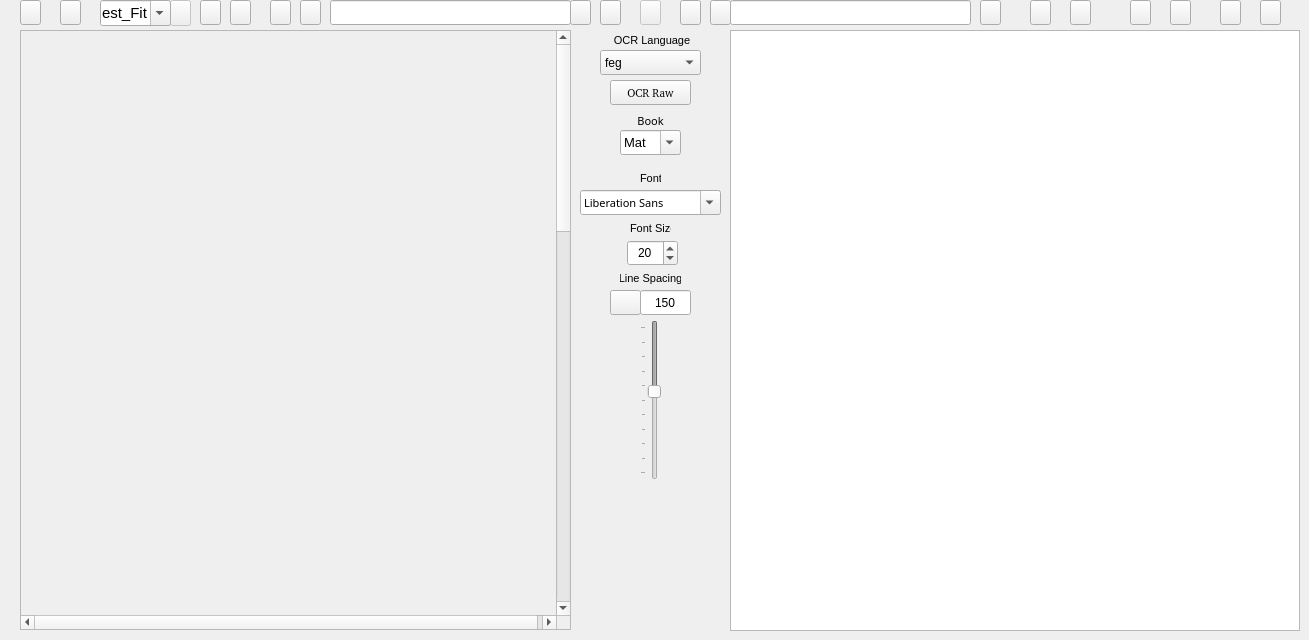
  <widget class="QWidget" name="centralwidget">
   <widget class="QScrollArea" name="ImagescrollArea">
    <property name="geometry">
     <rect>
      <x>20</x>
      <y>30</y>
      <width>551</width>
      <height>600</height>
     </rect>
    </property>
    <property name="sizePolicy">
     <sizepolicy hsizetype="Preferred" vsizetype="Preferred">
      <horstretch>0</horstretch>
      <verstretch>0</verstretch>
     </sizepolicy>
    </property>
    <property name="minimumSize">
     <size>
      <width>501</width>
      <height>600</height>
     </size>
    </property>
    <property name="widgetResizable">
     <bool>true</bool>
    </property>
    <property name="alignment">
     <set>Qt::AlignLeading|Qt::AlignLeft|Qt::AlignTop</set>
    </property>
    <widget class="QWidget" name="ImagescrollAreaWidgetContents">
     <property name="geometry">
      <rect>
       <x>0</x>
       <y>0</y>
       <width>540</width>
       <height>1740</height>
      </rect>
     </property>
     <property name="sizePolicy">
      <sizepolicy hsizetype="Expanding" vsizetype="Expanding">
       <horstretch>0</horstretch>
       <verstretch>0</verstretch>
      </sizepolicy>
     </property>
     <property name="minimumSize">
      <size>
       <width>540</width>
       <height>1740</height>
      </size>
     </property>
     <property name="sizeIncrement">
      <size>
       <width>0</width>
       <height>0</height>
      </size>
     </property>
     <property name="baseSize">
      <size>
       <width>520</width>
       <height>700</height>
      </size>
     </property>
     <widget class="QLabel" name="Image">
      <property name="geometry">
       <rect>
        <x>0</x>
        <y>0</y>
        <width>540</width>
        <height>1743</height>
       </rect>
      </property>
      <property name="sizePolicy">
       <sizepolicy hsizetype="Expanding" vsizetype="Expanding">
        <horstretch>0</horstretch>
        <verstretch>0</verstretch>
       </sizepolicy>
      </property>
      <property name="minimumSize">
       <size>
        <width>540</width>
        <height>1740</height>
       </size>
      </property>
      <property name="baseSize">
       <size>
        <width>520</width>
        <height>700</height>
       </size>
      </property>
      <property name="text">
       <string/>
      </property>
      <property name="pixmap">
       <pixmap>../../../../../../../../../../../../../../../../../../.designer/Images/Greek/jpg_desk_greek/greek_book_40_Matthew/greek1516_Page_012.jpg</pixmap>
      </property>
     </widget>
    </widget>
   </widget>
   <widget class="QPushButton" name="OpenImageFilebutton">
    <property name="geometry">
     <rect>
      <x>20</x>
      <y>0</y>
      <width>21</width>
      <height>25</height>
     </rect>
    </property>
    <property name="font">
     <font>
      <family>FROMVS [MAXR]</family>
      <pointsize>8</pointsize>
     </font>
    </property>
    <property name="toolTip">
     <string>Open current image</string>
    </property>
    <property name="text">
     <string/>
    </property>
    <property name="icon">
     <iconset resource="../UI_Icons.qrc">
      <normaloff>:/Icons/Icons/folder-open-image.png</normaloff>:/Icons/Icons/folder-open-image.png</iconset>
    </property>
   </widget>
   <widget class="QLineEdit" name="ImageLe">
    <property name="geometry">
     <rect>
      <x>330</x>
      <y>0</y>
      <width>241</width>
      <height>25</height>
     </rect>
    </property>
    <property name="toolTip">
     <string>Current image name</string>
    </property>
   </widget>
   <widget class="QPushButton" name="OCRbutton">
    <property name="geometry">
     <rect>
      <x>610</x>
      <y>80</y>
      <width>81</width>
      <height>25</height>
     </rect>
    </property>
    <property name="font">
     <font>
      <family>FROMVS [MAXR]</family>
      <pointsize>8</pointsize>
     </font>
    </property>
    <property name="toolTip">
     <string>OCR current image</string>
    </property>
    <property name="text">
     <string>OCR Raw</string>
    </property>
    <property name="icon">
     <iconset resource="../UI_Icons.qrc">
      <normaloff>:/Icons/Icons/ocr3.png</normaloff>:/Icons/Icons/ocr3.png</iconset>
    </property>
   </widget>
   <widget class="QPushButton" name="LHDialogtbutton">
    <property name="enabled">
     <bool>true</bool>
    </property>
    <property name="geometry">
     <rect>
      <x>610</x>
      <y>290</y>
      <width>31</width>
      <height>25</height>
     </rect>
    </property>
    <property name="font">
     <font>
      <family>FROMVS [MAXR]</family>
      <pointsize>8</pointsize>
     </font>
    </property>
    <property name="toolTip">
     <string>Enable line spacing slider</string>
    </property>
    <property name="text">
     <string/>
    </property>
    <property name="icon">
     <iconset resource="../UI_Icons.qrc">
      <normaloff>:/Icons/Icons/edit-line-spacing.png</normaloff>:/Icons/Icons/edit-line-spacing.png</iconset>
    </property>
   </widget>
   <widget class="QLineEdit" name="TextLE">
    <property name="geometry">
     <rect>
      <x>730</x>
      <y>0</y>
      <width>241</width>
      <height>25</height>
     </rect>
    </property>
    <property name="toolTip">
     <string>Current text file name</string>
    </property>
   </widget>
   <widget class="QPushButton" name="EditCorrectedTextbutton">
    <property name="geometry">
     <rect>
      <x>980</x>
      <y>0</y>
      <width>21</width>
      <height>25</height>
     </rect>
    </property>
    <property name="font">
     <font>
      <family>FROMVS [MAXR]</family>
      <pointsize>8</pointsize>
     </font>
    </property>
    <property name="toolTip">
     <string>Open current text(.txt,.csv) file</string>
    </property>
    <property name="text">
     <string/>
    </property>
    <property name="icon">
     <iconset resource="../UI_Icons.qrc">
      <normaloff>:/Icons/Icons/folder-open-document-text.png</normaloff>:/Icons/Icons/folder-open-document-text.png</iconset>
    </property>
   </widget>
   <widget class="QPushButton" name="SaveAsOCRCorrTextbutton">
    <property name="geometry">
     <rect>
      <x>1220</x>
      <y>0</y>
      <width>21</width>
      <height>25</height>
     </rect>
    </property>
    <property name="font">
     <font>
      <family>FROMVS [MAXR]</family>
      <pointsize>8</pointsize>
     </font>
    </property>
    <property name="toolTip">
     <string>Save current text file as...</string>
    </property>
    <property name="text">
     <string/>
    </property>
    <property name="icon">
     <iconset resource="../UI_Icons.qrc">
      <normaloff>:/Icons/Icons/disk-rename.png</normaloff>:/Icons/Icons/disk-rename.png</iconset>
    </property>
   </widget>
   <widget class="QPushButton" name="SaveOCRCorrTextbutton">
    <property name="geometry">
     <rect>
      <x>1260</x>
      <y>0</y>
      <width>21</width>
      <height>25</height>
     </rect>
    </property>
    <property name="font">
     <font>
      <family>FROMVS [MAXR]</family>
      <pointsize>8</pointsize>
     </font>
    </property>
    <property name="toolTip">
     <string>Overwrite current text file</string>
    </property>
    <property name="text">
     <string/>
    </property>
    <property name="icon">
     <iconset resource="../UI_Icons.qrc">
      <normaloff>:/Icons/Icons/disk.png</normaloff>:/Icons/Icons/disk.png</iconset>
    </property>
   </widget>
   <widget class="QTextEdit" name="OCRText">
    <property name="geometry">
     <rect>
      <x>730</x>
      <y>30</y>
      <width>570</width>
      <height>601</height>
     </rect>
    </property>
    <property name="minimumSize">
     <size>
      <width>540</width>
      <height>600</height>
     </size>
    </property>
    <property name="font">
     <font>
      <pointsize>8</pointsize>
     </font>
    </property>
   </widget>
   <widget class="QLineEdit" name="LHlineEdit">
    <property name="geometry">
     <rect>
      <x>640</x>
      <y>290</y>
      <width>51</width>
      <height>25</height>
     </rect>
    </property>
    <property name="toolTip">
     <string>Current text line spacing</string>
    </property>
    <property name="text">
     <string>150</string>
    </property>
    <property name="maxLength">
     <number>32767</number>
    </property>
    <property name="alignment">
     <set>Qt::AlignCenter</set>
    </property>
    <property name="placeholderText">
     <string>150</string>
    </property>
    <property name="clearButtonEnabled">
     <bool>false</bool>
    </property>
   </widget>
   <widget class="QSlider" name="LHslider">
    <property name="enabled">
     <bool>false</bool>
    </property>
    <property name="geometry">
     <rect>
      <x>640</x>
      <y>320</y>
      <width>21</width>
      <height>160</height>
     </rect>
    </property>
    <property name="toolTip">
     <string>Set current text line spacing</string>
    </property>
    <property name="minimum">
     <number>100</number>
    </property>
    <property name="maximum">
     <number>200</number>
    </property>
    <property name="singleStep">
     <number>2</number>
    </property>
    <property name="pageStep">
     <number>10</number>
    </property>
    <property name="value">
     <number>144</number>
    </property>
    <property name="sliderPosition">
     <number>144</number>
    </property>
    <property name="orientation">
     <enum>Qt::Vertical</enum>
    </property>
    <property name="invertedAppearance">
     <bool>true</bool>
    </property>
    <property name="tickPosition">
     <enum>QSlider::TicksAbove</enum>
    </property>
   </widget>
   <widget class="QLabel" name="LHlabel">
    <property name="geometry">
     <rect>
      <x>620</x>
      <y>270</y>
      <width>61</width>
      <height>17</height>
     </rect>
    </property>
    <property name="font">
     <font>
      <pointsize>8</pointsize>
     </font>
    </property>
    <property name="text">
     <string>Line Spacing</string>
    </property>
    <property name="alignment">
     <set>Qt::AlignCenter</set>
    </property>
   </widget>
   <widget class="QPushButton" name="Cropbutton">
    <property name="geometry">
     <rect>
      <x>200</x>
      <y>0</y>
      <width>21</width>
      <height>25</height>
     </rect>
    </property>
    <property name="font">
     <font>
      <pointsize>8</pointsize>
     </font>
    </property>
    <property name="toolTip">
     <string>Crop current image</string>
    </property>
    <property name="text">
     <string/>
    </property>
    <property name="icon">
     <iconset resource="../UI_Icons.qrc">
      <normaloff>:/Icons/Icons/image-crop.png</normaloff>:/Icons/Icons/image-crop.png</iconset>
    </property>
   </widget>
   <widget class="QPushButton" name="Zoombutton">
    <property name="enabled">
     <bool>false</bool>
    </property>
    <property name="geometry">
     <rect>
      <x>170</x>
      <y>0</y>
      <width>21</width>
      <height>26</height>
     </rect>
    </property>
    <property name="font">
     <font>
      <pointsize>8</pointsize>
     </font>
    </property>
    <property name="toolTip">
     <string>Zoom decorator</string>
    </property>
    <property name="text">
     <string/>
    </property>
    <property name="icon">
     <iconset resource="../UI_Icons.qrc">
      <normaloff>:/Icons/Icons/document-resize.png</normaloff>:/Icons/Icons/document-resize.png</iconset>
    </property>
   </widget>
   <widget class="QComboBox" name="ZoomComboBox">
    <property name="geometry">
     <rect>
      <x>100</x>
      <y>0</y>
      <width>71</width>
      <height>26</height>
     </rect>
    </property>
    <property name="sizePolicy">
     <sizepolicy hsizetype="Preferred" vsizetype="Preferred">
      <horstretch>0</horstretch>
      <verstretch>0</verstretch>
     </sizepolicy>
    </property>
    <property name="font">
     <font>
      <pointsize>11</pointsize>
     </font>
    </property>
    <property name="toolTip">
     <string>Select current image zoom</string>
    </property>
    <property name="inputMethodHints">
     <set>Qt::ImhNone</set>
    </property>
    <property name="editable">
     <bool>true</bool>
    </property>
    <property name="currentText">
     <string>Best_Fit</string>
    </property>
    <property name="insertPolicy">
     <enum>QComboBox::NoInsert</enum>
    </property>
    <item>
     <property name="text">
      <string>Best_Fit</string>
     </property>
    </item>
    <item>
     <property name="text">
      <string>10 %</string>
     </property>
    </item>
    <item>
     <property name="text">
      <string>25 %</string>
     </property>
    </item>
    <item>
     <property name="text">
      <string>50 %</string>
     </property>
    </item>
    <item>
     <property name="text">
      <string>100 %</string>
     </property>
    </item>
    <item>
     <property name="text">
      <string>200 %</string>
     </property>
    </item>
   </widget>
   <widget class="QFontComboBox" name="fontComboBox">
    <property name="geometry">
     <rect>
      <x>580</x>
      <y>190</y>
      <width>141</width>
      <height>25</height>
     </rect>
    </property>
    <property name="font">
     <font>
      <family>FROMVS</family>
      <pointsize>8</pointsize>
      <weight>50</weight>
      <italic>false</italic>
      <bold>false</bold>
     </font>
    </property>
    <property name="toolTip">
     <string>Select font</string>
    </property>
   </widget>
   <widget class="QSpinBox" name="fontSizeBox">
    <property name="geometry">
     <rect>
      <x>627</x>
      <y>240</y>
      <width>51</width>
      <height>26</height>
     </rect>
    </property>
    <property name="toolTip">
     <string>Select font size</string>
    </property>
    <property name="alignment">
     <set>Qt::AlignCenter</set>
    </property>
    <property name="minimum">
     <number>6</number>
    </property>
    <property name="maximum">
     <number>30</number>
    </property>
    <property name="value">
     <number>20</number>
    </property>
   </widget>
   <widget class="QLabel" name="fontSizelabel">
    <property name="geometry">
     <rect>
      <x>630</x>
      <y>220</y>
      <width>41</width>
      <height>17</height>
     </rect>
    </property>
    <property name="font">
     <font>
      <pointsize>8</pointsize>
     </font>
    </property>
    <property name="text">
     <string>Font Size</string>
    </property>
   </widget>
   <widget class="QComboBox" name="langComboBox">
    <property name="geometry">
     <rect>
      <x>600</x>
      <y>50</y>
      <width>101</width>
      <height>25</height>
     </rect>
    </property>
    <property name="toolTip">
     <string>Select OCR language model</string>
    </property>
    <property name="locale">
     <locale language="English" country="UnitedStates"/>
    </property>
    <property name="editable">
     <bool>false</bool>
    </property>
    <item>
     <property name="text">
      <string>feg</string>
     </property>
    </item>
    <item>
     <property name="text">
      <string>Ancient Greek</string>
     </property>
    </item>
    <item>
     <property name="text">
      <string>Modern Greek</string>
     </property>
    </item>
    <item>
     <property name="text">
      <string>feh</string>
     </property>
    </item>
    <item>
     <property name="text">
      <string>Hebrew</string>
     </property>
    </item>
    <item>
     <property name="text">
      <string>fel</string>
     </property>
    </item>
    <item>
     <property name="text">
      <string>Latin</string>
     </property>
    </item>
   </widget>
   <widget class="QLabel" name="langlabel">
    <property name="geometry">
     <rect>
      <x>610</x>
      <y>30</y>
      <width>81</width>
      <height>20</height>
     </rect>
    </property>
    <property name="font">
     <font>
      <pointsize>8</pointsize>
     </font>
    </property>
    <property name="text">
     <string> OCR Language</string>
    </property>
    <property name="alignment">
     <set>Qt::AlignCenter</set>
    </property>
   </widget>
   <widget class="QLabel" name="fontlabel">
    <property name="geometry">
     <rect>
      <x>640</x>
      <y>170</y>
      <width>21</width>
      <height>17</height>
     </rect>
    </property>
    <property name="font">
     <font>
      <pointsize>8</pointsize>
     </font>
    </property>
    <property name="text">
     <string>Font</string>
    </property>
   </widget>
   <widget class="QPushButton" name="Writerbutton">
    <property name="geometry">
     <rect>
      <x>1030</x>
      <y>0</y>
      <width>21</width>
      <height>25</height>
     </rect>
    </property>
    <property name="toolTip">
     <string>Edit current text(.txt) file with OpenOffice Writer</string>
    </property>
    <property name="text">
     <string/>
    </property>
    <property name="icon">
     <iconset resource="../UI_Icons.qrc">
      <normaloff>:/Icons/Icons/libreoffice-writer.png</normaloff>:/Icons/Icons/libreoffice-writer.png</iconset>
    </property>
   </widget>
   <widget class="QPushButton" name="Calcbutton">
    <property name="geometry">
     <rect>
      <x>1070</x>
      <y>0</y>
      <width>21</width>
      <height>25</height>
     </rect>
    </property>
    <property name="toolTip">
     <string>Edit current text(.csv) file with OpenOffice Calc</string>
    </property>
    <property name="text">
     <string/>
    </property>
    <property name="icon">
     <iconset resource="../UI_Icons.qrc">
      <normaloff>:/Icons/Icons/libreoffice-calc.png</normaloff>:/Icons/Icons/libreoffice-calc.png</iconset>
    </property>
   </widget>
   <widget class="QPushButton" name="reloadTextbutton">
    <property name="geometry">
     <rect>
      <x>710</x>
      <y>0</y>
      <width>21</width>
      <height>25</height>
     </rect>
    </property>
    <property name="toolTip">
     <string>Reload current text</string>
    </property>
    <property name="text">
     <string/>
    </property>
    <property name="icon">
     <iconset resource="../UI_Icons.qrc">
      <normaloff>:/Icons/Icons/reload.png</normaloff>:/Icons/Icons/reload.png</iconset>
    </property>
   </widget>
   <widget class="QPushButton" name="reloadImagebutton">
    <property name="geometry">
     <rect>
      <x>570</x>
      <y>0</y>
      <width>21</width>
      <height>25</height>
     </rect>
    </property>
    <property name="toolTip">
     <string>Reload current image</string>
    </property>
    <property name="text">
     <string/>
    </property>
    <property name="icon">
     <iconset resource="../UI_Icons.qrc">
      <normaloff>:/Icons/Icons/reload.png</normaloff>:/Icons/Icons/reload.png</iconset>
    </property>
   </widget>
   <widget class="QPushButton" name="Gimpbutton">
    <property name="geometry">
     <rect>
      <x>60</x>
      <y>0</y>
      <width>21</width>
      <height>25</height>
     </rect>
    </property>
    <property name="toolTip">
     <string>Edit images with Gimp</string>
    </property>
    <property name="text">
     <string/>
    </property>
    <property name="icon">
     <iconset resource="../UI_Icons.qrc">
      <normaloff>:/Icons/Icons/gimp.png</normaloff>:/Icons/Icons/gimp.png</iconset>
    </property>
   </widget>
   <widget class="QPushButton" name="Deskewbutton">
    <property name="geometry">
     <rect>
      <x>230</x>
      <y>0</y>
      <width>21</width>
      <height>25</height>
     </rect>
    </property>
    <property name="font">
     <font>
      <pointsize>8</pointsize>
     </font>
    </property>
    <property name="toolTip">
     <string>Deskew current image</string>
    </property>
    <property name="text">
     <string/>
    </property>
    <property name="icon">
     <iconset resource="../UI_Icons.qrc">
      <normaloff>:/Icons/Icons/deskew_clear.png</normaloff>:/Icons/Icons/deskew_clear.png</iconset>
    </property>
   </widget>
   <widget class="QLabel" name="booklabel">
    <property name="geometry">
     <rect>
      <x>620</x>
      <y>110</y>
      <width>61</width>
      <height>21</height>
     </rect>
    </property>
    <property name="font">
     <font>
      <family>FROMVS</family>
      <pointsize>8</pointsize>
      <weight>50</weight>
      <italic>false</italic>
      <bold>false</bold>
     </font>
    </property>
    <property name="text">
     <string>Book</string>
    </property>
    <property name="alignment">
     <set>Qt::AlignCenter</set>
    </property>
   </widget>
   <widget class="QComboBox" name="bookComboBox">
    <property name="geometry">
     <rect>
      <x>620</x>
      <y>130</y>
      <width>61</width>
      <height>25</height>
     </rect>
    </property>
    <property name="font">
     <font>
      <pointsize>10</pointsize>
     </font>
    </property>
    <property name="toolTip">
     <string>Bible book current image|text directory</string>
    </property>
    <property name="editable">
     <bool>true</bool>
    </property>
    <item>
     <property name="text">
      <string>Mat</string>
     </property>
    </item>
    <item>
     <property name="text">
      <string>Mar</string>
     </property>
    </item>
    <item>
     <property name="text">
      <string>Luk</string>
     </property>
    </item>
    <item>
     <property name="text">
      <string>Joh</string>
     </property>
    </item>
    <item>
     <property name="text">
      <string>Act</string>
     </property>
    </item>
    <item>
     <property name="text">
      <string>Rom</string>
     </property>
    </item>
    <item>
     <property name="text">
      <string>1Co</string>
     </property>
    </item>
    <item>
     <property name="text">
      <string>2Co</string>
     </property>
    </item>
    <item>
     <property name="text">
      <string>Gal</string>
     </property>
    </item>
    <item>
     <property name="text">
      <string>Eph</string>
     </property>
    </item>
    <item>
     <property name="text">
      <string>Php</string>
     </property>
    </item>
    <item>
     <property name="text">
      <string>Col</string>
     </property>
    </item>
    <item>
     <property name="text">
      <string>1Th</string>
     </property>
    </item>
    <item>
     <property name="text">
      <string>2Th</string>
     </property>
    </item>
    <item>
     <property name="text">
      <string>1Ti</string>
     </property>
    </item>
    <item>
     <property name="text">
      <string>2Ti</string>
     </property>
    </item>
    <item>
     <property name="text">
      <string>Tit</string>
     </property>
    </item>
    <item>
     <property name="text">
      <string>Phm</string>
     </property>
    </item>
    <item>
     <property name="text">
      <string>Heb</string>
     </property>
    </item>
    <item>
     <property name="text">
      <string>Jas</string>
     </property>
    </item>
    <item>
     <property name="text">
      <string>1Pe</string>
     </property>
    </item>
    <item>
     <property name="text">
      <string>2Pe</string>
     </property>
    </item>
    <item>
     <property name="text">
      <string>1Jn</string>
     </property>
    </item>
    <item>
     <property name="text">
      <string>2Jn</string>
     </property>
    </item>
    <item>
     <property name="text">
      <string>3Jn</string>
     </property>
    </item>
    <item>
     <property name="text">
      <string>Jud</string>
     </property>
    </item>
    <item>
     <property name="text">
      <string>Rev</string>
     </property>
    </item>
   </widget>
   <widget class="QPushButton" name="previousImagebutton">
    <property name="geometry">
     <rect>
      <x>270</x>
      <y>0</y>
      <width>21</width>
      <height>25</height>
     </rect>
    </property>
    <property name="toolTip">
     <string>Previous current image - !pair independent</string>
    </property>
    <property name="text">
     <string/>
    </property>
    <property name="icon">
     <iconset resource="../UI_Icons.qrc">
      <normaloff>:/Icons/Icons/back_alt.png</normaloff>:/Icons/Icons/back_alt.png</iconset>
    </property>
   </widget>
   <widget class="QPushButton" name="nextImagebutton">
    <property name="geometry">
     <rect>
      <x>300</x>
      <y>0</y>
      <width>21</width>
      <height>25</height>
     </rect>
    </property>
    <property name="toolTip">
     <string>Next current image - !pair independent</string>
    </property>
    <property name="text">
     <string/>
    </property>
    <property name="icon">
     <iconset resource="../UI_Icons.qrc">
      <normaloff>:/Icons/Icons/forward_alt.png</normaloff>:/Icons/Icons/forward_alt.png</iconset>
    </property>
   </widget>
   <widget class="QPushButton" name="previousTextbutton">
    <property name="geometry">
     <rect>
      <x>1130</x>
      <y>0</y>
      <width>21</width>
      <height>25</height>
     </rect>
    </property>
    <property name="toolTip">
     <string>Previous current text - !pair independent</string>
    </property>
    <property name="text">
     <string/>
    </property>
    <property name="icon">
     <iconset resource="../UI_Icons.qrc">
      <normaloff>:/Icons/Icons/back_alt.png</normaloff>:/Icons/Icons/back_alt.png</iconset>
    </property>
   </widget>
   <widget class="QPushButton" name="nextTextbutton">
    <property name="geometry">
     <rect>
      <x>1170</x>
      <y>0</y>
      <width>21</width>
      <height>25</height>
     </rect>
    </property>
    <property name="toolTip">
     <string>Next current text - !pair independent</string>
    </property>
    <property name="text">
     <string/>
    </property>
    <property name="icon">
     <iconset resource="../UI_Icons.qrc">
      <normaloff>:/Icons/Icons/forward_alt.png</normaloff>:/Icons/Icons/forward_alt.png</iconset>
    </property>
   </widget>
   <widget class="QPushButton" name="nextPairbutton">
    <property name="geometry">
     <rect>
      <x>680</x>
      <y>0</y>
      <width>21</width>
      <height>25</height>
     </rect>
    </property>
    <property name="toolTip">
     <string>Next current image|text pair</string>
    </property>
    <property name="text">
     <string/>
    </property>
    <property name="icon">
     <iconset resource="../UI_Icons.qrc">
      <normaloff>:/Icons/Icons/ui-button-navigation.png</normaloff>:/Icons/Icons/ui-button-navigation.png</iconset>
    </property>
   </widget>
   <widget class="QPushButton" name="previousPairbutton">
    <property name="geometry">
     <rect>
      <x>600</x>
      <y>0</y>
      <width>21</width>
      <height>25</height>
     </rect>
    </property>
    <property name="toolTip">
     <string>Previous current image|text pair</string>
    </property>
    <property name="text">
     <string/>
    </property>
    <property name="icon">
     <iconset resource="../UI_Icons.qrc">
      <normaloff>:/Icons/Icons/ui-button-navigation-back.png</normaloff>:/Icons/Icons/ui-button-navigation-back.png</iconset>
    </property>
   </widget>
   <widget class="QPushButton" name="loadPairbutton">
    <property name="enabled">
     <bool>false</bool>
    </property>
    <property name="geometry">
     <rect>
      <x>640</x>
      <y>0</y>
      <width>21</width>
      <height>25</height>
     </rect>
    </property>
    <property name="toolTip">
     <string>Load current image|text pair</string>
    </property>
    <property name="text">
     <string/>
    </property>
    <property name="icon">
     <iconset resource="../UI_Icons.qrc">
      <normaloff>:/Icons/Icons/documents.png</normaloff>:/Icons/Icons/documents.png</iconset>
    </property>
   </widget>
  </widget>
